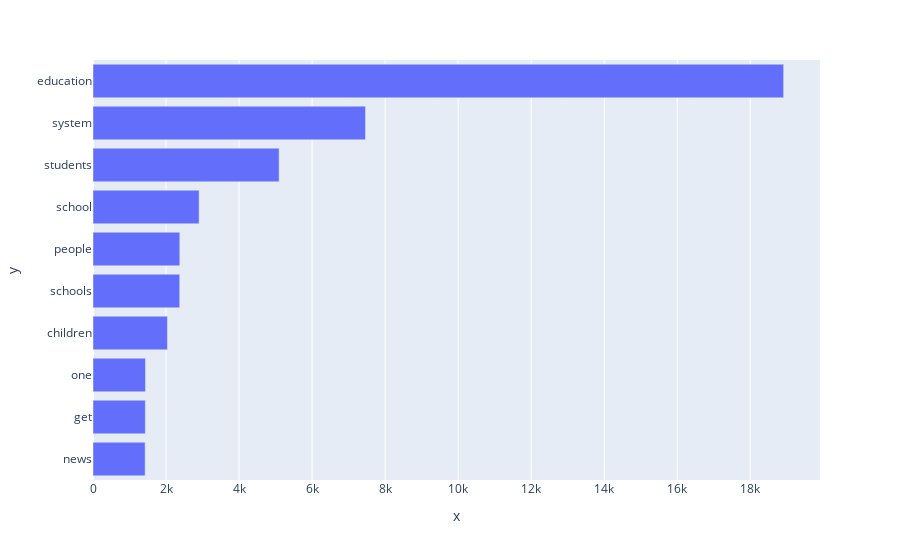

The code cell stored with this chart in its notebook:
### Code cell
fig = px.bar(y=fdist.index, x=fdist.values)

# sort values
fig.update_layout(barmode='stack', yaxis={'categoryorder':'total ascending'})

# show plot
fig.show()

### Figure 1 — Plotly figure (JSON) as saved in the notebook; plotly's stock layout.template omitted (floating-point values rounded to 4 significant figures)
{"data": [{"alignmentgroup": "True", "hovertemplate": "x=%{x}<br>y=%{y}<extra></extra>", "legendgroup": "", "marker": {"color": "#636efa", "pattern": {"shape": ""}}, "name": "", "offsetgroup": "", "orientation": "h", "showlegend": false, "textposition": "auto", "type": "bar", "x": [18914, 7463, 5097, 2906, 2377, 2375, 2039, 1438, 1433, 1428], "xaxis": "x", "y": ["education", "system", "students", "school", "people", "schools", "children", "one", "get", "news"], "yaxis": "y"}], "layout": {"barmode": "stack", "legend": {"tracegroupgap": 0}, "margin": {"t": 60}, "xaxis": {"anchor": "y", "domain": [0, 1], "title": {"text": "x"}}, "yaxis": {"anchor": "x", "categoryorder": "total ascending", "domain": [0, 1], "title": {"text": "y"}}}}
